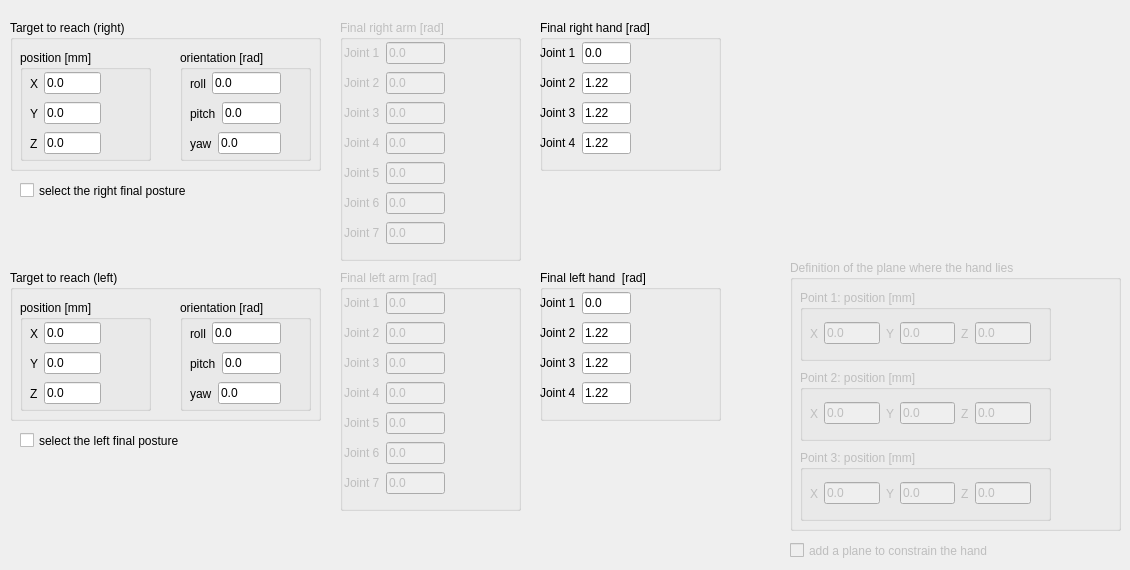
   <widget class="QWidget" name="tab_huml_move">
    <attribute name="title">
     <string>Move settings</string>
    </attribute>
    <widget class="QGroupBox" name="groupBox_target_right">
     <property name="geometry">
      <rect>
       <x>10</x>
       <y>20</y>
       <width>311</width>
       <height>151</height>
      </rect>
     </property>
     <property name="title">
      <string>Target to reach (right)</string>
     </property>
     <widget class="QGroupBox" name="groupBox_target_pos">
      <property name="geometry">
       <rect>
        <x>10</x>
        <y>30</y>
        <width>131</width>
        <height>111</height>
       </rect>
      </property>
      <property name="title">
       <string>position [mm]</string>
      </property>
      <widget class="QWidget" name="layoutWidget_20">
       <property name="geometry">
        <rect>
         <x>10</x>
         <y>50</y>
         <width>71</width>
         <height>27</height>
        </rect>
       </property>
       <layout class="QHBoxLayout" name="horizontalLayout_41">
        <item>
         <widget class="QLabel" name="label_128">
          <property name="text">
           <string>Y</string>
          </property>
         </widget>
        </item>
        <item>
         <widget class="QLineEdit" name="lineEdit_target_y_right">
          <property name="text">
           <string>0.0</string>
          </property>
         </widget>
        </item>
       </layout>
      </widget>
      <widget class="QWidget" name="layoutWidget_21">
       <property name="geometry">
        <rect>
         <x>10</x>
         <y>80</y>
         <width>71</width>
         <height>27</height>
        </rect>
       </property>
       <layout class="QHBoxLayout" name="horizontalLayout_42">
        <item>
         <widget class="QLabel" name="label_129">
          <property name="text">
           <string>Z</string>
          </property>
         </widget>
        </item>
        <item>
         <widget class="QLineEdit" name="lineEdit_target_z_right">
          <property name="text">
           <string>0.0</string>
          </property>
         </widget>
        </item>
       </layout>
      </widget>
      <widget class="QWidget" name="layoutWidget_eng_tol_pos_7">
       <property name="geometry">
        <rect>
         <x>10</x>
         <y>20</y>
         <width>71</width>
         <height>27</height>
        </rect>
       </property>
       <layout class="QHBoxLayout" name="horizontalLayout_43">
        <item>
         <widget class="QLabel" name="label_130">
          <property name="text">
           <string>X</string>
          </property>
         </widget>
        </item>
        <item>
         <widget class="QLineEdit" name="lineEdit_target_x_right">
          <property name="text">
           <string>0.0</string>
          </property>
         </widget>
        </item>
       </layout>
      </widget>
     </widget>
     <widget class="QGroupBox" name="groupBox_target_orientation">
      <property name="geometry">
       <rect>
        <x>170</x>
        <y>30</y>
        <width>131</width>
        <height>111</height>
       </rect>
      </property>
      <property name="title">
       <string>orientation [rad]</string>
      </property>
      <widget class="QWidget" name="layoutWidget_22">
       <property name="geometry">
        <rect>
         <x>10</x>
         <y>50</y>
         <width>91</width>
         <height>27</height>
        </rect>
       </property>
       <layout class="QHBoxLayout" name="horizontalLayout_50">
        <item>
         <widget class="QLabel" name="label_138">
          <property name="text">
           <string>pitch</string>
          </property>
         </widget>
        </item>
        <item>
         <widget class="QLineEdit" name="lineEdit_target_pitch_right">
          <property name="text">
           <string>0.0</string>
          </property>
         </widget>
        </item>
       </layout>
      </widget>
      <widget class="QWidget" name="layoutWidget_23">
       <property name="geometry">
        <rect>
         <x>10</x>
         <y>80</y>
         <width>91</width>
         <height>27</height>
        </rect>
       </property>
       <layout class="QHBoxLayout" name="horizontalLayout_51">
        <item>
         <widget class="QLabel" name="label_139">
          <property name="text">
           <string>yaw</string>
          </property>
         </widget>
        </item>
        <item>
         <widget class="QLineEdit" name="lineEdit_target_yaw_right">
          <property name="text">
           <string>0.0</string>
          </property>
         </widget>
        </item>
       </layout>
      </widget>
      <widget class="QWidget" name="layoutWidget_eng_tol_pos_8">
       <property name="geometry">
        <rect>
         <x>10</x>
         <y>20</y>
         <width>91</width>
         <height>27</height>
        </rect>
       </property>
       <layout class="QHBoxLayout" name="horizontalLayout_52">
        <item>
         <widget class="QLabel" name="label_140">
          <property name="text">
           <string>roll</string>
          </property>
         </widget>
        </item>
        <item>
         <widget class="QLineEdit" name="lineEdit_target_roll_right">
          <property name="text">
           <string>0.0</string>
          </property>
         </widget>
        </item>
       </layout>
      </widget>
     </widget>
    </widget>
    <widget class="QGroupBox" name="groupBox_final_arm_right">
     <property name="enabled">
      <bool>false</bool>
     </property>
     <property name="geometry">
      <rect>
       <x>340</x>
       <y>20</y>
       <width>181</width>
       <height>241</height>
      </rect>
     </property>
     <property name="title">
      <string>Final right arm [rad]</string>
     </property>
     <widget class="QWidget" name="layoutWidget">
      <property name="geometry">
       <rect>
        <x>4</x>
        <y>20</y>
        <width>101</width>
        <height>213</height>
       </rect>
      </property>
      <layout class="QVBoxLayout" name="verticalLayout_6">
       <item>
        <layout class="QHBoxLayout" name="horizontalLayout_46">
         <item>
          <widget class="QLabel" name="label_131">
           <property name="text">
            <string>Joint 1</string>
           </property>
          </widget>
         </item>
         <item>
          <widget class="QLineEdit" name="lineEdit_final_arm_1_right">
           <property name="text">
            <string>0.0</string>
           </property>
          </widget>
         </item>
        </layout>
       </item>
       <item>
        <layout class="QHBoxLayout" name="horizontalLayout_45">
         <item>
          <widget class="QLabel" name="label_132">
           <property name="text">
            <string>Joint 2</string>
           </property>
          </widget>
         </item>
         <item>
          <widget class="QLineEdit" name="lineEdit_final_arm_2_right">
           <property name="text">
            <string>0.0</string>
           </property>
          </widget>
         </item>
        </layout>
       </item>
       <item>
        <layout class="QHBoxLayout" name="horizontalLayout_44">
         <item>
          <widget class="QLabel" name="label_133">
           <property name="text">
            <string>Joint 3</string>
           </property>
          </widget>
         </item>
         <item>
          <widget class="QLineEdit" name="lineEdit_final_arm_3_right">
           <property name="text">
            <string>0.0</string>
           </property>
          </widget>
         </item>
        </layout>
       </item>
       <item>
        <layout class="QHBoxLayout" name="horizontalLayout_28">
         <item>
          <widget class="QLabel" name="label_134">
           <property name="text">
            <string>Joint 4</string>
           </property>
          </widget>
         </item>
         <item>
          <widget class="QLineEdit" name="lineEdit_final_arm_4_right">
           <property name="text">
            <string>0.0</string>
           </property>
          </widget>
         </item>
        </layout>
       </item>
       <item>
        <layout class="QHBoxLayout" name="horizontalLayout_27">
         <item>
          <widget class="QLabel" name="label_135">
           <property name="text">
            <string>Joint 5</string>
           </property>
          </widget>
         </item>
         <item>
          <widget class="QLineEdit" name="lineEdit_final_arm_5_right">
           <property name="text">
            <string>0.0</string>
           </property>
          </widget>
         </item>
        </layout>
       </item>
       <item>
        <layout class="QHBoxLayout" name="horizontalLayout_25">
         <item>
          <widget class="QLabel" name="label_136">
           <property name="text">
            <string>Joint 6</string>
           </property>
          </widget>
         </item>
         <item>
          <widget class="QLineEdit" name="lineEdit_final_arm_6_right">
           <property name="text">
            <string>0.0</string>
           </property>
          </widget>
         </item>
        </layout>
       </item>
       <item>
        <layout class="QHBoxLayout" name="horizontalLayout_19">
         <item>
          <widget class="QLabel" name="label_137">
           <property name="text">
            <string>Joint 7</string>
           </property>
          </widget>
         </item>
         <item>
          <widget class="QLineEdit" name="lineEdit_final_arm_7_right">
           <property name="text">
            <string>0.0</string>
           </property>
          </widget>
         </item>
        </layout>
       </item>
      </layout>
     </widget>
    </widget>
    <widget class="QGroupBox" name="groupBox_final_hand_right">
     <property name="geometry">
      <rect>
       <x>540</x>
       <y>20</y>
       <width>181</width>
       <height>151</height>
      </rect>
     </property>
     <property name="title">
      <string>Final right hand [rad]</string>
     </property>
     <widget class="QWidget" name="layoutWidget">
      <property name="geometry">
       <rect>
        <x>0</x>
        <y>20</y>
        <width>91</width>
        <height>120</height>
       </rect>
      </property>
      <layout class="QVBoxLayout" name="verticalLayout_38">
       <item>
        <layout class="QHBoxLayout" name="horizontalLayout_49">
         <item>
          <widget class="QLabel" name="label_142">
           <property name="text">
            <string>Joint 1</string>
           </property>
          </widget>
         </item>
         <item>
          <widget class="QLineEdit" name="lineEdit_final_hand_1_right">
           <property name="text">
            <string>0.0</string>
           </property>
          </widget>
         </item>
        </layout>
       </item>
       <item>
        <layout class="QHBoxLayout" name="horizontalLayout_48">
         <item>
          <widget class="QLabel" name="label_143">
           <property name="text">
            <string>Joint 2</string>
           </property>
          </widget>
         </item>
         <item>
          <widget class="QLineEdit" name="lineEdit_final_hand_2_right">
           <property name="text">
            <string>1.22</string>
           </property>
          </widget>
         </item>
        </layout>
       </item>
       <item>
        <layout class="QHBoxLayout" name="horizontalLayout_47">
         <item>
          <widget class="QLabel" name="label_144">
           <property name="text">
            <string>Joint 3</string>
           </property>
          </widget>
         </item>
         <item>
          <widget class="QLineEdit" name="lineEdit_final_hand_3_right">
           <property name="text">
            <string>1.22</string>
           </property>
          </widget>
         </item>
        </layout>
       </item>
       <item>
        <layout class="QHBoxLayout" name="horizontalLayout_26">
         <item>
          <widget class="QLabel" name="label_145">
           <property name="text">
            <string>Joint 4</string>
           </property>
          </widget>
         </item>
         <item>
          <widget class="QLineEdit" name="lineEdit_final_hand_4_right">
           <property name="text">
            <string>1.22</string>
           </property>
          </widget>
         </item>
        </layout>
       </item>
      </layout>
     </widget>
    </widget>
    <widget class="QCheckBox" name="checkBox_sel_final_posture_right">
     <property name="geometry">
      <rect>
       <x>20</x>
       <y>180</y>
       <width>211</width>
       <height>21</height>
      </rect>
     </property>
     <property name="text">
      <string>select the right final posture</string>
     </property>
    </widget>
    <widget class="QGroupBox" name="groupBox_plane">
     <property name="enabled">
      <bool>false</bool>
     </property>
     <property name="geometry">
      <rect>
       <x>790</x>
       <y>260</y>
       <width>331</width>
       <height>271</height>
      </rect>
     </property>
     <property name="title">
      <string>Definition of the plane where the hand lies </string>
     </property>
     <widget class="QGroupBox" name="groupBox_plane_point_1">
      <property name="geometry">
       <rect>
        <x>10</x>
        <y>30</y>
        <width>251</width>
        <height>71</height>
       </rect>
      </property>
      <property name="title">
       <string>Point 1: position [mm]</string>
      </property>
      <widget class="QWidget" name="layoutWidget">
       <property name="geometry">
        <rect>
         <x>10</x>
         <y>30</y>
         <width>221</width>
         <height>27</height>
        </rect>
       </property>
       <layout class="QHBoxLayout" name="horizontalLayout_62">
        <item>
         <layout class="QHBoxLayout" name="horizontalLayout_55">
          <item>
           <widget class="QLabel" name="label_147">
            <property name="text">
             <string>X</string>
            </property>
           </widget>
          </item>
          <item>
           <widget class="QLineEdit" name="lineEdit_point_1_x">
            <property name="text">
             <string>0.0</string>
            </property>
           </widget>
          </item>
         </layout>
        </item>
        <item>
         <layout class="QHBoxLayout" name="horizontalLayout_53">
          <item>
           <widget class="QLabel" name="label_141">
            <property name="text">
             <string>Y</string>
            </property>
           </widget>
          </item>
          <item>
           <widget class="QLineEdit" name="lineEdit_point_1_y">
            <property name="text">
             <string>0.0</string>
            </property>
           </widget>
          </item>
         </layout>
        </item>
        <item>
         <layout class="QHBoxLayout" name="horizontalLayout_54">
          <item>
           <widget class="QLabel" name="label_146">
            <property name="text">
             <string>Z</string>
            </property>
           </widget>
          </item>
          <item>
           <widget class="QLineEdit" name="lineEdit_point_1_z">
            <property name="text">
             <string>0.0</string>
            </property>
           </widget>
          </item>
         </layout>
        </item>
       </layout>
      </widget>
     </widget>
     <widget class="QGroupBox" name="groupBox_plane_point_2">
      <property name="geometry">
       <rect>
        <x>10</x>
        <y>110</y>
        <width>251</width>
        <height>71</height>
       </rect>
      </property>
      <property name="title">
       <string>Point 2: position [mm]</string>
      </property>
      <widget class="QWidget" name="layoutWidget_8">
       <property name="geometry">
        <rect>
         <x>10</x>
         <y>30</y>
         <width>221</width>
         <height>27</height>
        </rect>
       </property>
       <layout class="QHBoxLayout" name="horizontalLayout_63">
        <item>
         <layout class="QHBoxLayout" name="horizontalLayout_56">
          <item>
           <widget class="QLabel" name="label_148">
            <property name="text">
             <string>X</string>
            </property>
           </widget>
          </item>
          <item>
           <widget class="QLineEdit" name="lineEdit_point_2_x">
            <property name="text">
             <string>0.0</string>
            </property>
           </widget>
          </item>
         </layout>
        </item>
        <item>
         <layout class="QHBoxLayout" name="horizontalLayout_57">
          <item>
           <widget class="QLabel" name="label_149">
            <property name="text">
             <string>Y</string>
            </property>
           </widget>
          </item>
          <item>
           <widget class="QLineEdit" name="lineEdit_point_2_y">
            <property name="text">
             <string>0.0</string>
            </property>
           </widget>
          </item>
         </layout>
        </item>
        <item>
         <layout class="QHBoxLayout" name="horizontalLayout_58">
          <item>
           <widget class="QLabel" name="label_150">
            <property name="text">
             <string>Z</string>
            </property>
           </widget>
          </item>
          <item>
           <widget class="QLineEdit" name="lineEdit_point_2_z">
            <property name="text">
             <string>0.0</string>
            </property>
           </widget>
          </item>
         </layout>
        </item>
       </layout>
      </widget>
     </widget>
     <widget class="QGroupBox" name="groupBox_plane_point_3">
      <property name="geometry">
       <rect>
        <x>10</x>
        <y>190</y>
        <width>251</width>
        <height>71</height>
       </rect>
      </property>
      <property name="title">
       <string>Point 3: position [mm]</string>
      </property>
      <widget class="QWidget" name="layoutWidget_9">
       <property name="geometry">
        <rect>
         <x>10</x>
         <y>30</y>
         <width>221</width>
         <height>27</height>
        </rect>
       </property>
       <layout class="QHBoxLayout" name="horizontalLayout_64">
        <item>
         <layout class="QHBoxLayout" name="horizontalLayout_59">
          <item>
           <widget class="QLabel" name="label_151">
            <property name="text">
             <string>X</string>
            </property>
           </widget>
          </item>
          <item>
           <widget class="QLineEdit" name="lineEdit_point_3_x">
            <property name="text">
             <string>0.0</string>
            </property>
           </widget>
          </item>
         </layout>
        </item>
        <item>
         <layout class="QHBoxLayout" name="horizontalLayout_60">
          <item>
           <widget class="QLabel" name="label_152">
            <property name="text">
             <string>Y</string>
            </property>
           </widget>
          </item>
          <item>
           <widget class="QLineEdit" name="lineEdit_point_3_y">
            <property name="text">
             <string>0.0</string>
            </property>
           </widget>
          </item>
         </layout>
        </item>
        <item>
         <layout class="QHBoxLayout" name="horizontalLayout_61">
          <item>
           <widget class="QLabel" name="label_153">
            <property name="text">
             <string>Z</string>
            </property>
           </widget>
          </item>
          <item>
           <widget class="QLineEdit" name="lineEdit_point_3_z">
            <property name="text">
             <string>0.0</string>
            </property>
           </widget>
          </item>
         </layout>
        </item>
       </layout>
      </widget>
     </widget>
    </widget>
    <widget class="QCheckBox" name="checkBox_add_plane">
     <property name="enabled">
      <bool>false</bool>
     </property>
     <property name="geometry">
      <rect>
       <x>790</x>
       <y>540</y>
       <width>241</width>
       <height>21</height>
      </rect>
     </property>
     <property name="text">
      <string>add a plane to constrain the hand  </string>
     </property>
    </widget>
    <widget class="QGroupBox" name="groupBox_final_arm_left">
     <property name="enabled">
      <bool>false</bool>
     </property>
     <property name="geometry">
      <rect>
       <x>340</x>
       <y>270</y>
       <width>181</width>
       <height>241</height>
      </rect>
     </property>
     <property name="title">
      <string>Final left arm [rad]</string>
     </property>
     <widget class="QWidget" name="layoutWidget_65">
      <property name="geometry">
       <rect>
        <x>4</x>
        <y>20</y>
        <width>101</width>
        <height>213</height>
       </rect>
      </property>
      <layout class="QVBoxLayout" name="verticalLayout_103">
       <item>
        <layout class="QHBoxLayout" name="horizontalLayout_179">
         <item>
          <widget class="QLabel" name="label_378">
           <property name="text">
            <string>Joint 1</string>
           </property>
          </widget>
         </item>
         <item>
          <widget class="QLineEdit" name="lineEdit_final_arm_1_left">
           <property name="text">
            <string>0.0</string>
           </property>
          </widget>
         </item>
        </layout>
       </item>
       <item>
        <layout class="QHBoxLayout" name="horizontalLayout_180">
         <item>
          <widget class="QLabel" name="label_379">
           <property name="text">
            <string>Joint 2</string>
           </property>
          </widget>
         </item>
         <item>
          <widget class="QLineEdit" name="lineEdit_final_arm_2_left">
           <property name="text">
            <string>0.0</string>
           </property>
          </widget>
         </item>
        </layout>
       </item>
       <item>
        <layout class="QHBoxLayout" name="horizontalLayout_181">
         <item>
          <widget class="QLabel" name="label_380">
           <property name="text">
            <string>Joint 3</string>
           </property>
          </widget>
         </item>
         <item>
          <widget class="QLineEdit" name="lineEdit_final_arm_3_left">
           <property name="text">
            <string>0.0</string>
           </property>
          </widget>
         </item>
        </layout>
       </item>
       <item>
        <layout class="QHBoxLayout" name="horizontalLayout_182">
         <item>
          <widget class="QLabel" name="label_381">
           <property name="text">
            <string>Joint 4</string>
           </property>
          </widget>
         </item>
         <item>
          <widget class="QLineEdit" name="lineEdit_final_arm_4_left">
           <property name="text">
            <string>0.0</string>
           </property>
          </widget>
         </item>
        </layout>
       </item>
       <item>
        <layout class="QHBoxLayout" name="horizontalLayout_183">
         <item>
          <widget class="QLabel" name="label_382">
           <property name="text">
            <string>Joint 5</string>
           </property>
          </widget>
         </item>
         <item>
          <widget class="QLineEdit" name="lineEdit_final_arm_5_left">
           <property name="text">
            <string>0.0</string>
           </property>
          </widget>
         </item>
        </layout>
       </item>
       <item>
        <layout class="QHBoxLayout" name="horizontalLayout_184">
         <item>
          <widget class="QLabel" name="label_383">
           <property name="text">
            <string>Joint 6</string>
           </property>
          </widget>
         </item>
         <item>
          <widget class="QLineEdit" name="lineEdit_final_arm_6_left">
           <property name="text">
            <string>0.0</string>
           </property>
          </widget>
         </item>
        </layout>
       </item>
       <item>
        <layout class="QHBoxLayout" name="horizontalLayout_185">
         <item>
          <widget class="QLabel" name="label_384">
           <property name="text">
            <string>Joint 7</string>
           </property>
          </widget>
         </item>
         <item>
          <widget class="QLineEdit" name="lineEdit_final_arm_7_left">
           <property name="text">
            <string>0.0</string>
           </property>
          </widget>
         </item>
        </layout>
       </item>
      </layout>
     </widget>
    </widget>
    <widget class="QGroupBox" name="groupBox_final_hand_left">
     <property name="geometry">
      <rect>
       <x>540</x>
       <y>270</y>
       <width>181</width>
       <height>151</height>
      </rect>
     </property>
     <property name="title">
      <string>Final left hand  [rad]</string>
     </property>
     <widget class="QWidget" name="layoutWidget_66">
      <property name="geometry">
       <rect>
        <x>0</x>
        <y>20</y>
        <width>91</width>
        <height>120</height>
       </rect>
      </property>
      <layout class="QVBoxLayout" name="verticalLayout_104">
       <item>
        <layout class="QHBoxLayout" name="horizontalLayout_186">
         <item>
          <widget class="QLabel" name="label_385">
           <property name="text">
            <string>Joint 1</string>
           </property>
          </widget>
         </item>
         <item>
          <widget class="QLineEdit" name="lineEdit_final_hand_1_left">
           <property name="text">
            <string>0.0</string>
           </property>
          </widget>
         </item>
        </layout>
       </item>
       <item>
        <layout class="QHBoxLayout" name="horizontalLayout_187">
         <item>
          <widget class="QLabel" name="label_386">
           <property name="text">
            <string>Joint 2</string>
           </property>
          </widget>
         </item>
         <item>
          <widget class="QLineEdit" name="lineEdit_final_hand_2_left">
           <property name="text">
            <string>1.22</string>
           </property>
          </widget>
         </item>
        </layout>
       </item>
       <item>
        <layout class="QHBoxLayout" name="horizontalLayout_188">
         <item>
          <widget class="QLabel" name="label_387">
           <property name="text">
            <string>Joint 3</string>
           </property>
          </widget>
         </item>
         <item>
          <widget class="QLineEdit" name="lineEdit_final_hand_3_left">
           <property name="text">
            <string>1.22</string>
           </property>
          </widget>
         </item>
        </layout>
       </item>
       <item>
        <layout class="QHBoxLayout" name="horizontalLayout_189">
         <item>
          <widget class="QLabel" name="label_388">
           <property name="text">
            <string>Joint 4</string>
           </property>
          </widget>
         </item>
         <item>
          <widget class="QLineEdit" name="lineEdit_final_hand_4_left">
           <property name="text">
            <string>1.22</string>
           </property>
          </widget>
         </item>
        </layout>
       </item>
      </layout>
     </widget>
    </widget>
    <widget class="QGroupBox" name="groupBox_target_left">
     <property name="geometry">
      <rect>
       <x>10</x>
       <y>270</y>
       <width>311</width>
       <height>151</height>
      </rect>
     </property>
     <property name="title">
      <string>Target to reach (left)</string>
     </property>
     <widget class="QGroupBox" name="groupBox_target_pos_5">
      <property name="geometry">
       <rect>
        <x>10</x>
        <y>30</y>
        <width>131</width>
        <height>111</height>
       </rect>
      </property>
      <property name="title">
       <string>position [mm]</string>
      </property>
      <widget class="QWidget" name="layoutWidget_67">
       <property name="geometry">
        <rect>
         <x>10</x>
         <y>50</y>
         <width>71</width>
         <height>27</height>
        </rect>
       </property>
       <layout class="QHBoxLayout" name="horizontalLayout_190">
        <item>
         <widget class="QLabel" name="label_389">
          <property name="text">
           <string>Y</string>
          </property>
         </widget>
        </item>
        <item>
         <widget class="QLineEdit" name="lineEdit_target_y_left">
          <property name="text">
           <string>0.0</string>
          </property>
         </widget>
        </item>
       </layout>
      </widget>
      <widget class="QWidget" name="layoutWidget_68">
       <property name="geometry">
        <rect>
         <x>10</x>
         <y>80</y>
         <width>71</width>
         <height>27</height>
        </rect>
       </property>
       <layout class="QHBoxLayout" name="horizontalLayout_191">
        <item>
         <widget class="QLabel" name="label_390">
          <property name="text">
           <string>Z</string>
          </property>
         </widget>
        </item>
        <item>
         <widget class="QLineEdit" name="lineEdit_target_z_left">
          <property name="text">
           <string>0.0</string>
          </property>
         </widget>
        </item>
       </layout>
      </widget>
      <widget class="QWidget" name="layoutWidget_eng_tol_pos_23">
       <property name="geometry">
        <rect>
         <x>10</x>
         <y>20</y>
         <width>71</width>
         <height>27</height>
        </rect>
       </property>
       <layout class="QHBoxLayout" name="horizontalLayout_192">
        <item>
         <widget class="QLabel" name="label_391">
          <property name="text">
           <string>X</string>
          </property>
         </widget>
        </item>
        <item>
         <widget class="QLineEdit" name="lineEdit_target_x_left">
          <property name="text">
           <string>0.0</string>
          </property>
         </widget>
        </item>
       </layout>
      </widget>
     </widget>
     <widget class="QGroupBox" name="groupBox_target_orientation_5">
      <property name="geometry">
       <rect>
        <x>170</x>
        <y>30</y>
        <width>131</width>
        <height>111</height>
       </rect>
      </property>
      <property name="title">
       <string>orientation [rad]</string>
      </property>
      <widget class="QWidget" name="layoutWidget_69">
       <property name="geometry">
        <rect>
         <x>10</x>
         <y>50</y>
         <width>91</width>
         <height>27</height>
        </rect>
       </property>
       <layout class="QHBoxLayout" name="horizontalLayout_193">
        <item>
         <widget class="QLabel" name="label_392">
          <property name="text">
           <string>pitch</string>
          </property>
         </widget>
        </item>
        <item>
         <widget class="QLineEdit" name="lineEdit_target_pitch_left">
          <property name="text">
           <string>0.0</string>
          </property>
         </widget>
        </item>
       </layout>
      </widget>
      <widget class="QWidget" name="layoutWidget_70">
       <property name="geometry">
        <rect>
         <x>10</x>
         <y>80</y>
         <width>91</width>
         <height>27</height>
        </rect>
       </property>
       <layout class="QHBoxLayout" name="horizontalLayout_194">
        <item>
         <widget class="QLabel" name="label_393">
          <property name="text">
           <string>yaw</string>
          </property>
         </widget>
        </item>
        <item>
         <widget class="QLineEdit" name="lineEdit_target_yaw_left">
          <property name="text">
           <string>0.0</string>
          </property>
         </widget>
        </item>
       </layout>
      </widget>
      <widget class="QWidget" name="layoutWidget_eng_tol_pos_24">
       <property name="geometry">
        <rect>
         <x>10</x>
         <y>20</y>
         <width>91</width>
         <height>27</height>
        </rect>
       </property>
       <layout class="QHBoxLayout" name="horizontalLayout_195">
        <item>
         <widget class="QLabel" name="label_394">
          <property name="text">
           <string>roll</string>
          </property>
         </widget>
        </item>
        <item>
         <widget class="QLineEdit" name="lineEdit_target_roll_left">
          <property name="text">
           <string>0.0</string>
          </property>
         </widget>
        </item>
       </layout>
      </widget>
     </widget>
    </widget>
    <widget class="QCheckBox" name="checkBox_sel_final_posture_left">
     <property name="geometry">
      <rect>
       <x>20</x>
       <y>430</y>
       <width>211</width>
       <height>21</height>
      </rect>
     </property>
     <property name="text">
      <string>select the left final posture</string>
     </property>
    </widget>
   </widget>
